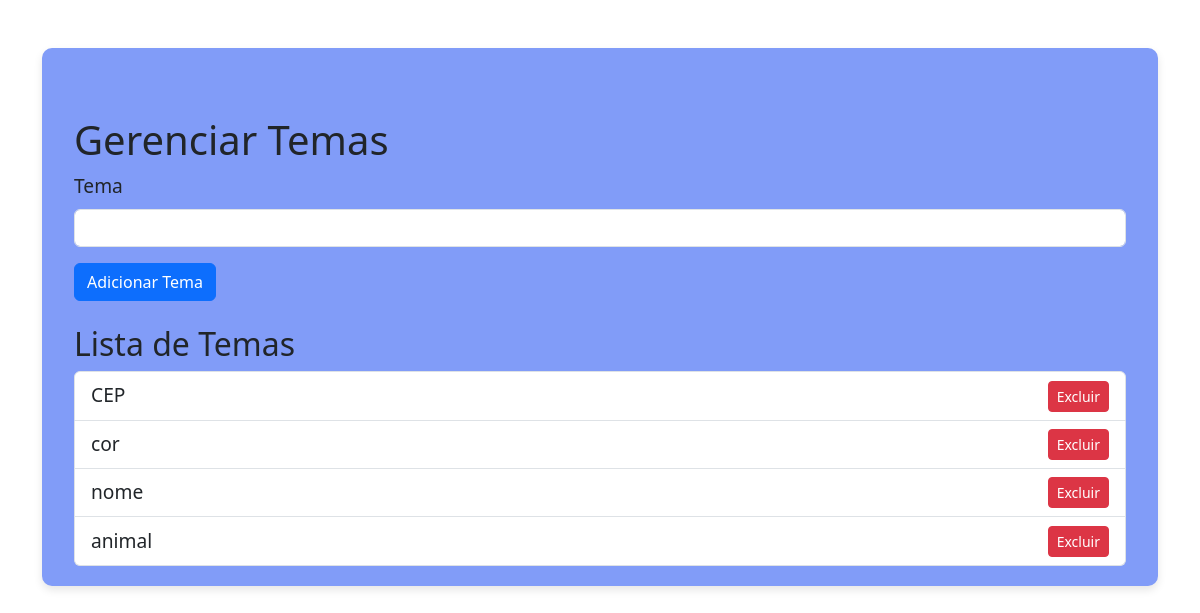
Before: /admin/tema with the older database file.
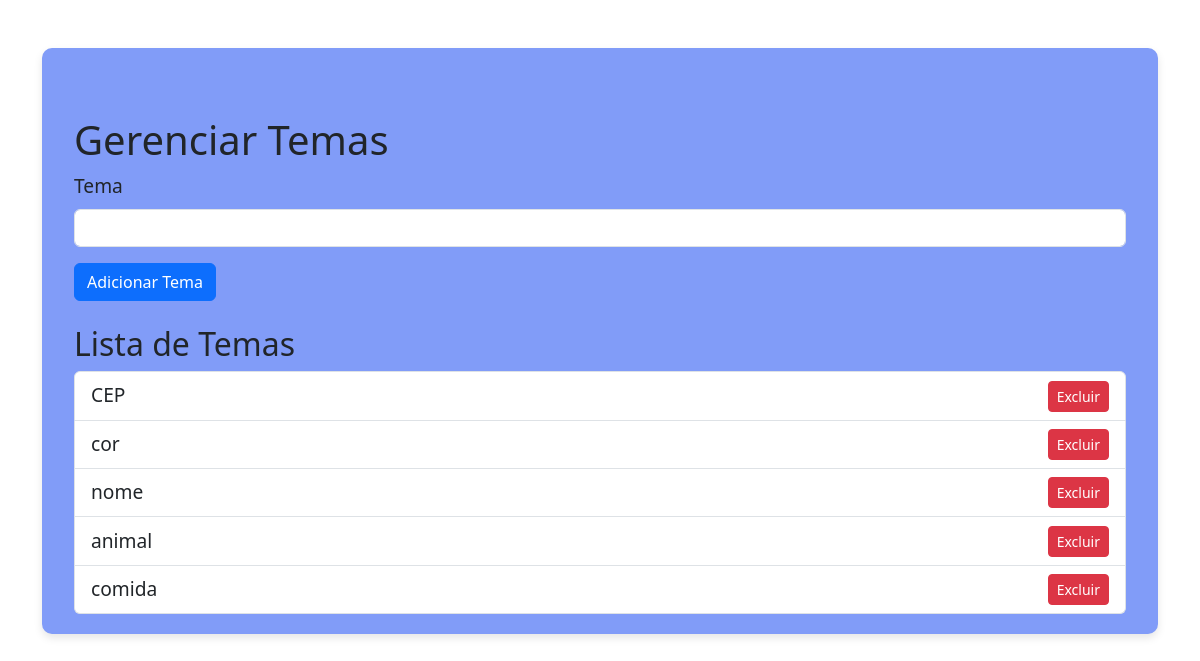
After: the same page with the newer database file.
### app.py (models this page shows)
class Tema(db.Model):
    id = db.Column(db.Integer, primary_key=True)
    nome = db.Column(db.String(50), nullable=False)

### app.py (the view)
@app.route('/admin/tema', methods=['GET', 'POST'])
def admin_tema():
    if request.method == 'POST':
        nome = request.form.get('nome')
        tema = Tema(nome=nome)
        db.session.add(tema)
        db.session.commit()
    temas = Tema.query.all()
    return render_template('tema.html', temas=temas)

### templates/tema.html
{% extends "base.html" %}
{% block content %}
<div class="container mt-5">
    <h1>Gerenciar Temas</h1>
    <form method="POST" action="/admin/tema">
        <div class="mb-3">
            <label for="nome" class="form-label">Tema</label>
            <input type="text" class="form-control" id="nome" name="nome" required>
        </div>
        <button type="submit" class="btn btn-primary">Adicionar Tema</button>
    </form>
    <h2 class="mt-4">Lista de Temas</h2>
    <ul class="list-group">
        {% for tema in temas %}
            <li class="list-group-item d-flex justify-content-between align-items-center">
                {{ tema.nome }}
                <form method="POST" action="/admin/tema/{{ tema.id }}" class="d-inline">
                    <button type="submit" class="btn btn-danger btn-sm">Excluir</button>
                </form>
            </li>
        {% endfor %}
    </ul>
</div>
{% endblock %}

Changed rows visible on the page:
added Tema: nome "comida"
